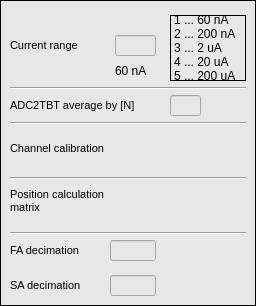
   <widget class="caFrame" name="caframe_3">
    <property name="geometry">
     <rect>
      <x>265</x>
      <y>120</y>
      <width>256</width>
      <height>306</height>
     </rect>
    </property>
    <property name="font">
     <font>
      <pointsize>8</pointsize>
     </font>
    </property>
    <property name="styleSheet">
     <string notr="true">background-color: rgb(231, 231, 231);</string>
    </property>
    <property name="frameShape">
     <enum>QFrame::Box</enum>
    </property>
    <property name="frameShadow">
     <enum>QFrame::Plain</enum>
    </property>
    <property name="lineWidth">
     <number>1</number>
    </property>
    <property name="midLineWidth">
     <number>1</number>
    </property>
    <property name="background">
     <color>
      <red>0</red>
      <green>0</green>
      <blue>0</blue>
     </color>
    </property>
    <property name="backgroundMode">
     <enum>caFrame::Filled</enum>
    </property>
    <widget class="QLabel" name="label_20">
     <property name="geometry">
      <rect>
       <x>10</x>
       <y>35</y>
       <width>101</width>
       <height>20</height>
      </rect>
     </property>
     <property name="font">
      <font>
       <pointsize>8</pointsize>
      </font>
     </property>
     <property name="text">
      <string>Current range</string>
     </property>
    </widget>
    <widget class="QLabel" name="label_28">
     <property name="geometry">
      <rect>
       <x>10</x>
       <y>95</y>
       <width>146</width>
       <height>20</height>
      </rect>
     </property>
     <property name="font">
      <font>
       <pointsize>8</pointsize>
      </font>
     </property>
     <property name="text">
      <string>ADC2TBT average by [N]</string>
     </property>
    </widget>
    <widget class="Line" name="line_22">
     <property name="geometry">
      <rect>
       <x>10</x>
       <y>80</y>
       <width>236</width>
       <height>16</height>
      </rect>
     </property>
     <property name="font">
      <font>
       <pointsize>8</pointsize>
      </font>
     </property>
     <property name="orientation">
      <enum>Qt::Horizontal</enum>
     </property>
    </widget>
    <widget class="Line" name="line_23">
     <property name="geometry">
      <rect>
       <x>10</x>
       <y>115</y>
       <width>236</width>
       <height>16</height>
      </rect>
     </property>
     <property name="font">
      <font>
       <pointsize>8</pointsize>
      </font>
     </property>
     <property name="orientation">
      <enum>Qt::Horizontal</enum>
     </property>
    </widget>
    <widget class="caTextEntry" name="catextentry_12">
     <property name="geometry">
      <rect>
       <x>115</x>
       <y>35</y>
       <width>41</width>
       <height>21</height>
      </rect>
     </property>
     <property name="alignment">
      <set>Qt::AlignRight|Qt::AlignTrailing|Qt::AlignVCenter</set>
     </property>
     <property name="channel" stdset="0">
      <string notr="true">$(DEVICE):current_range</string>
     </property>
     <property name="foreground">
      <color>
       <red>170</red>
       <green>0</green>
       <blue>0</blue>
      </color>
     </property>
     <property name="background">
      <color>
       <red>255</red>
       <green>255</green>
       <blue>255</blue>
      </color>
     </property>
     <property name="colorMode">
      <enum>caLineEdit::Static</enum>
     </property>
     <property name="limitsMode">
      <enum>caLineEdit::User</enum>
     </property>
     <property name="maxValue">
      <double>6.000000000000000</double>
     </property>
     <property name="minValue">
      <double>1.000000000000000</double>
     </property>
    </widget>
    <widget class="caLabel" name="label_30">
     <property name="geometry">
      <rect>
       <x>170</x>
       <y>15</y>
       <width>76</width>
       <height>66</height>
      </rect>
     </property>
     <property name="frameShape">
      <enum>QFrame::Box</enum>
     </property>
     <property name="text">
      <string>1 ... 60 nA
2 ... 200 nA
3 ... 2 uA
4 ... 20 uA
5 ... 200 uA
6 ... 2 mA</string>
     </property>
     <property name="alignment">
      <set>Qt::AlignLeading|Qt::AlignLeft|Qt::AlignVCenter</set>
     </property>
     <property name="background">
      <color>
       <red>255</red>
       <green>255</green>
       <blue>255</blue>
      </color>
     </property>
    </widget>
    <widget class="caTextEntry" name="catextentry_4">
     <property name="geometry">
      <rect>
       <x>170</x>
       <y>95</y>
       <width>31</width>
       <height>21</height>
      </rect>
     </property>
     <property name="alignment">
      <set>Qt::AlignRight|Qt::AlignTrailing|Qt::AlignVCenter</set>
     </property>
     <property name="readOnly">
      <bool>true</bool>
     </property>
     <property name="channel" stdset="0">
      <string notr="true">$(DEVICE):dsp:avg_window</string>
     </property>
     <property name="foreground">
      <color>
       <red>170</red>
       <green>0</green>
       <blue>0</blue>
      </color>
     </property>
     <property name="background">
      <color>
       <red>255</red>
       <green>255</green>
       <blue>255</blue>
      </color>
     </property>
     <property name="colorMode">
      <enum>caLineEdit::Static</enum>
     </property>
    </widget>
    <widget class="caRelatedDisplay" name="adc_mask">
     <property name="geometry">
      <rect>
       <x>205</x>
       <y>95</y>
       <width>41</width>
       <height>21</height>
      </rect>
     </property>
     <property name="font">
      <font>
       <pointsize>8</pointsize>
      </font>
     </property>
     <property name="background">
      <color>
       <red>252</red>
       <green>220</green>
       <blue>123</blue>
      </color>
     </property>
     <property name="labels">
      <string notr="true">mask</string>
     </property>
     <property name="files">
      <string notr="true">adc_mask</string>
     </property>
     <property name="args">
      <string notr="true">DEVICE=$(DEVICE)</string>
     </property>
    </widget>
    <widget class="caRelatedDisplay" name="calibration">
     <property name="geometry">
      <rect>
       <x>150</x>
       <y>130</y>
       <width>96</width>
       <height>36</height>
      </rect>
     </property>
     <property name="font">
      <font>
       <pointsize>8</pointsize>
      </font>
     </property>
     <property name="background">
      <color>
       <red>252</red>
       <green>220</green>
       <blue>123</blue>
      </color>
     </property>
     <property name="labels">
      <string notr="true">Amp scale and
dark values</string>
     </property>
     <property name="files">
      <string notr="true">calibration</string>
     </property>
     <property name="args">
      <string notr="true">DEVICE=$(DEVICE)</string>
     </property>
    </widget>
    <widget class="QLabel" name="label_21">
     <property name="geometry">
      <rect>
       <x>10</x>
       <y>130</y>
       <width>131</width>
       <height>36</height>
      </rect>
     </property>
     <property name="font">
      <font>
       <pointsize>8</pointsize>
      </font>
     </property>
     <property name="text">
      <string>Channel calibration</string>
     </property>
    </widget>
    <widget class="Line" name="line_24">
     <property name="geometry">
      <rect>
       <x>10</x>
       <y>170</y>
       <width>236</width>
       <height>16</height>
      </rect>
     </property>
     <property name="font">
      <font>
       <pointsize>8</pointsize>
      </font>
     </property>
     <property name="orientation">
      <enum>Qt::Horizontal</enum>
     </property>
    </widget>
    <widget class="QLabel" name="label_26">
     <property name="geometry">
      <rect>
       <x>10</x>
       <y>185</y>
       <width>131</width>
       <height>31</height>
      </rect>
     </property>
     <property name="font">
      <font>
       <pointsize>8</pointsize>
      </font>
     </property>
     <property name="text">
      <string>Position calculation
matrix</string>
     </property>
    </widget>
    <widget class="caRelatedDisplay" name="delta_over_sum">
     <property name="geometry">
      <rect>
       <x>150</x>
       <y>185</y>
       <width>96</width>
       <height>36</height>
      </rect>
     </property>
     <property name="font">
      <font>
       <pointsize>8</pointsize>
      </font>
     </property>
     <property name="background">
      <color>
       <red>252</red>
       <green>220</green>
       <blue>123</blue>
      </color>
     </property>
     <property name="labels">
      <string notr="true">Delta over SUM
and
position calculation</string>
     </property>
     <property name="files">
      <string notr="true">delta_over_sum</string>
     </property>
     <property name="args">
      <string notr="true">DEVICE=$(DEVICE)</string>
     </property>
    </widget>
    <widget class="Line" name="line_25">
     <property name="geometry">
      <rect>
       <x>10</x>
       <y>225</y>
       <width>236</width>
       <height>16</height>
      </rect>
     </property>
     <property name="font">
      <font>
       <pointsize>8</pointsize>
      </font>
     </property>
     <property name="orientation">
      <enum>Qt::Horizontal</enum>
     </property>
    </widget>
    <widget class="QLabel" name="label_27">
     <property name="geometry">
      <rect>
       <x>10</x>
       <y>240</y>
       <width>101</width>
       <height>20</height>
      </rect>
     </property>
     <property name="font">
      <font>
       <pointsize>8</pointsize>
      </font>
     </property>
     <property name="text">
      <string>FA decimation</string>
     </property>
    </widget>
    <widget class="caTextEntry" name="catextentry_14">
     <property name="geometry">
      <rect>
       <x>110</x>
       <y>240</y>
       <width>46</width>
       <height>21</height>
      </rect>
     </property>
     <property name="alignment">
      <set>Qt::AlignRight|Qt::AlignTrailing|Qt::AlignVCenter</set>
     </property>
     <property name="channel" stdset="0">
      <string notr="true">$(DEVICE):dsp:fa:decimation</string>
     </property>
     <property name="foreground">
      <color>
       <red>170</red>
       <green>0</green>
       <blue>0</blue>
      </color>
     </property>
     <property name="background">
      <color>
       <red>255</red>
       <green>255</green>
       <blue>255</blue>
      </color>
     </property>
     <property name="colorMode">
      <enum>caLineEdit::Static</enum>
     </property>
    </widget>
    <widget class="QLabel" name="label_31">
     <property name="geometry">
      <rect>
       <x>10</x>
       <y>275</y>
       <width>101</width>
       <height>20</height>
      </rect>
     </property>
     <property name="font">
      <font>
       <pointsize>8</pointsize>
      </font>
     </property>
     <property name="text">
      <string>SA decimation</string>
     </property>
    </widget>
    <widget class="caTextEntry" name="catextentry_15">
     <property name="geometry">
      <rect>
       <x>110</x>
       <y>275</y>
       <width>46</width>
       <height>21</height>
      </rect>
     </property>
     <property name="alignment">
      <set>Qt::AlignRight|Qt::AlignTrailing|Qt::AlignVCenter</set>
     </property>
     <property name="channel" stdset="0">
      <string notr="true">$(DEVICE):dsp:sa:decimation</string>
     </property>
     <property name="foreground">
      <color>
       <red>170</red>
       <green>0</green>
       <blue>0</blue>
      </color>
     </property>
     <property name="background">
      <color>
       <red>255</red>
       <green>255</green>
       <blue>255</blue>
      </color>
     </property>
     <property name="colorMode">
      <enum>caLineEdit::Static</enum>
     </property>
    </widget>
    <widget class="caRelatedDisplay" name="FA_IIR_filters">
     <property name="geometry">
      <rect>
       <x>160</x>
       <y>240</y>
       <width>86</width>
       <height>26</height>
      </rect>
     </property>
     <property name="font">
      <font>
       <pointsize>8</pointsize>
      </font>
     </property>
     <property name="background">
      <color>
       <red>252</red>
       <green>220</green>
       <blue>123</blue>
      </color>
     </property>
     <property name="labels">
      <string notr="true">FA IIR
filter block</string>
     </property>
     <property name="files">
      <string notr="true">fa_iir</string>
     </property>
     <property name="args">
      <string notr="true">DEVICE=$(DEVICE)</string>
     </property>
    </widget>
    <widget class="caRelatedDisplay" name="SA_IIR_filters_2">
     <property name="geometry">
      <rect>
       <x>160</x>
       <y>275</y>
       <width>86</width>
       <height>26</height>
      </rect>
     </property>
     <property name="font">
      <font>
       <pointsize>8</pointsize>
      </font>
     </property>
     <property name="background">
      <color>
       <red>252</red>
       <green>220</green>
       <blue>123</blue>
      </color>
     </property>
     <property name="labels">
      <string notr="true">SA IIR
filter block</string>
     </property>
     <property name="files">
      <string notr="true">sa_iir</string>
     </property>
     <property name="args">
      <string notr="true">DEVICE=$(DEVICE)</string>
     </property>
     <property name="fontScaleMode" stdset="0">
      <enum>EPushButton::WidthAndHeight</enum>
     </property>
    </widget>
    <widget class="caLabel" name="calabel_3">
     <property name="geometry">
      <rect>
       <x>115</x>
       <y>60</y>
       <width>41</width>
       <height>21</height>
      </rect>
     </property>
     <property name="text">
      <string>2 mA</string>
     </property>
     <property name="fontScaleMode">
      <enum>ESimpleLabel::WidthAndHeight</enum>
     </property>
     <property name="foreground">
      <color>
       <red>255</red>
       <green>0</green>
       <blue>0</blue>
      </color>
     </property>
     <property name="background">
      <color>
       <red>255</red>
       <green>255</green>
       <blue>127</blue>
      </color>
     </property>
     <property name="colorMode">
      <enum>caLabel::Static</enum>
     </property>
     <property name="visibility">
      <enum>caLabel::Calc</enum>
     </property>
     <property name="visibilityCalc">
      <string notr="true">A=6</string>
     </property>
     <property name="channel" stdset="0">
      <string notr="true">$(DEVICE):current_range</string>
     </property>
    </widget>
    <widget class="caLabel" name="calabel_4">
     <property name="geometry">
      <rect>
       <x>115</x>
       <y>60</y>
       <width>41</width>
       <height>21</height>
      </rect>
     </property>
     <property name="text">
      <string>200 uA</string>
     </property>
     <property name="fontScaleMode">
      <enum>ESimpleLabel::WidthAndHeight</enum>
     </property>
     <property name="foreground">
      <color>
       <red>255</red>
       <green>0</green>
       <blue>0</blue>
      </color>
     </property>
     <property name="background">
      <color>
       <red>255</red>
       <green>255</green>
       <blue>127</blue>
      </color>
     </property>
     <property name="colorMode">
      <enum>caLabel::Static</enum>
     </property>
     <property name="visibility">
      <enum>caLabel::Calc</enum>
     </property>
     <property name="visibilityCalc">
      <string notr="true">A=5</string>
     </property>
     <property name="channel" stdset="0">
      <string notr="true">$(DEVICE):current_range</string>
     </property>
    </widget>
    <widget class="caLabel" name="calabel_5">
     <property name="geometry">
      <rect>
       <x>115</x>
       <y>60</y>
       <width>41</width>
       <height>21</height>
      </rect>
     </property>
     <property name="text">
      <string>20 uA</string>
     </property>
     <property name="fontScaleMode">
      <enum>ESimpleLabel::WidthAndHeight</enum>
     </property>
     <property name="foreground">
      <color>
       <red>255</red>
       <green>0</green>
       <blue>0</blue>
      </color>
     </property>
     <property name="background">
      <color>
       <red>255</red>
       <green>255</green>
       <blue>127</blue>
      </color>
     </property>
     <property name="colorMode">
      <enum>caLabel::Static</enum>
     </property>
     <property name="visibility">
      <enum>caLabel::Calc</enum>
     </property>
     <property name="visibilityCalc">
      <string notr="true">A=4</string>
     </property>
     <property name="channel" stdset="0">
      <string notr="true">$(DEVICE):current_range</string>
     </property>
    </widget>
    <widget class="caLabel" name="calabel_6">
     <property name="geometry">
      <rect>
       <x>115</x>
       <y>60</y>
       <width>41</width>
       <height>21</height>
      </rect>
     </property>
     <property name="text">
      <string>2 uA</string>
     </property>
     <property name="fontScaleMode">
      <enum>ESimpleLabel::WidthAndHeight</enum>
     </property>
     <property name="foreground">
      <color>
       <red>255</red>
       <green>0</green>
       <blue>0</blue>
      </color>
     </property>
     <property name="background">
      <color>
       <red>255</red>
       <green>255</green>
       <blue>127</blue>
      </color>
     </property>
     <property name="colorMode">
      <enum>caLabel::Static</enum>
     </property>
     <property name="visibility">
      <enum>caLabel::Calc</enum>
     </property>
     <property name="visibilityCalc">
      <string notr="true">A=3</string>
     </property>
     <property name="channel" stdset="0">
      <string notr="true">$(DEVICE):current_range</string>
     </property>
    </widget>
    <widget class="caLabel" name="calabel_7">
     <property name="geometry">
      <rect>
       <x>115</x>
       <y>60</y>
       <width>41</width>
       <height>21</height>
      </rect>
     </property>
     <property name="text">
      <string>200 nA</string>
     </property>
     <property name="fontScaleMode">
      <enum>ESimpleLabel::WidthAndHeight</enum>
     </property>
     <property name="foreground">
      <color>
       <red>255</red>
       <green>0</green>
       <blue>0</blue>
      </color>
     </property>
     <property name="background">
      <color>
       <red>255</red>
       <green>255</green>
       <blue>127</blue>
      </color>
     </property>
     <property name="colorMode">
      <enum>caLabel::Static</enum>
     </property>
     <property name="visibility">
      <enum>caLabel::Calc</enum>
     </property>
     <property name="visibilityCalc">
      <string notr="true">A=2</string>
     </property>
     <property name="channel" stdset="0">
      <string notr="true">$(DEVICE):current_range</string>
     </property>
    </widget>
    <widget class="caLabel" name="calabel_8">
     <property name="geometry">
      <rect>
       <x>115</x>
       <y>60</y>
       <width>41</width>
       <height>21</height>
      </rect>
     </property>
     <property name="text">
      <string>60 nA</string>
     </property>
     <property name="fontScaleMode">
      <enum>ESimpleLabel::WidthAndHeight</enum>
     </property>
     <property name="foreground">
      <color>
       <red>255</red>
       <green>0</green>
       <blue>0</blue>
      </color>
     </property>
     <property name="background">
      <color>
       <red>255</red>
       <green>255</green>
       <blue>127</blue>
      </color>
     </property>
     <property name="colorMode">
      <enum>caLabel::Static</enum>
     </property>
     <property name="visibility">
      <enum>caLabel::Calc</enum>
     </property>
     <property name="visibilityCalc">
      <string notr="true">A=1</string>
     </property>
     <property name="channel" stdset="0">
      <string notr="true">$(DEVICE):current_range</string>
     </property>
    </widget>
   </widget>
